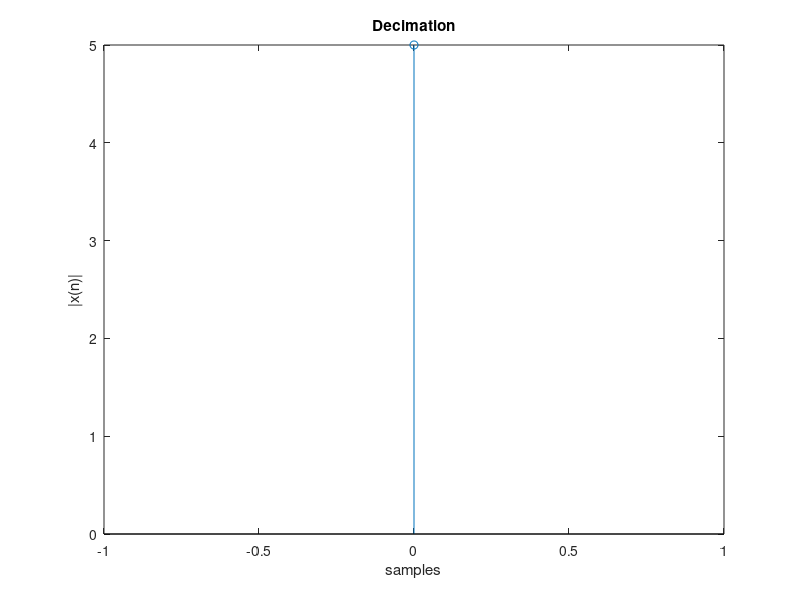

The MATLAB script that drew this image:
% Example
% Down-sampling factor = 5
% Enter the Sequence  [1 2 3 4 5 6 7 8 9 10 11 12 13 14 15]
%      1     6    11

clear all;
close all;
clc;
M=input('Down-sampling factor = ' );
x=input('Enter the Sequence  ');
N=length(x);
n=0:N-1;
y=x(1:M:N);
disp(y);
NN=0:length(y)-1;
stem(NN,y);title('Decimation');
ylabel('|x(n)|');xlabel('samples');axis tight;